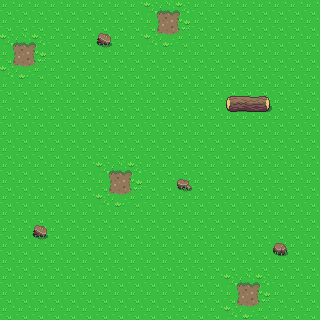

The image is a tile-based game level rendered from a .tmx file. Its description and complete source (layers, tilesets, objects, tile grids) follow:
An orthogonal 20x20 tile map with 16x16 px tiles, 2 tile layers (Ground, Objects) and 5 objects.

<map version="1.10" tiledversion="1.10.1" orientation="orthogonal" renderorder="right-down" width="20" height="20" tilewidth="16" tileheight="16" infinite="0" nextlayerid="4" nextobjectid="17">
 <editorsettings>
  <export target="plains1.lua" format="lua" />
 </editorsettings>
 <tileset firstgid="1" name="Overworld" tilewidth="16" tileheight="16" tilecount="1440" columns="40">
  <image source="../images/gfx/Overworld.png" width="640" height="576" />
 </tileset>
 <layer id="1" name="Ground" width="20" height="20">
  <data encoding="csv">
1,1,1,1,1,1,1,1,1,1161,1162,1163,1,1,1,1,1,1,1,1,
1,1,1,1,1,1,1,1,1,1201,1202,1203,1,1,1,1,1,1,1,1,
1161,1162,1163,1,1,1,1,1,1,1241,1242,1243,1,1,1,1,1,1,1,1,
1201,1202,1203,1,1,1,1,1,1,1,1,1,1,1,1,1,1,1,1,1,
1241,1242,1243,1,1,1,1,1,1,1,1,1,1,1,1,1,1,1,1,1,
1,1,1,1,1,1,1,1,1,1,1,1,1,1,1,1,1,1,1,1,
1,1,1,1,1,1,1,1,1,1,1,1,1,1,1,1,1,1,1,1,
1,1,1,1,1,1,1,1,1,1,1,1,1,1,1,1,1,1,1,1,
1,1,1,1,1,1,1,1,1,1,1,1,1,1,1,1,1,1,1,1,
1,1,1,1,1,1,1,1,1,1,1,1,1,1,1,1,1,1,1,1,
1,1,1,1,1,1,1161,1162,1163,1,1,1,1,1,1,1,1,1,1,1,
1,1,1,1,1,1,1201,1202,1203,1,1,1,1,1,1,1,1,1,1,1,
1,1,1,1,1,1,1241,1242,1243,1,1,1,1,1,1,1,1,1,1,1,
1,1,1,1,1,1,1,1,1,1,1,1,1,1,1,1,1,1,1,1,
1,1,1,1,1,1,1,1,1,1,1,1,1,1,1,1,1,1,1,1,
1,1,1,1,1,1,1,1,1,1,1,1,1,1,1,1,1,1,1,1,
1,1,1,1,1,1,1,1,1,1,1,1,1,1,1,1,1,1,1,1,
1,1,1,1,1,1,1,1,1,1,1,1,1,1,1161,1162,1163,1,1,1,
1,1,1,1,1,1,1,1,1,1,1,1,1,1,1201,1202,1203,1,1,1,
1,1,1,1,1,1,1,1,1,1,1,1,1,1,1241,1242,1243,1,1,1
</data>
 </layer>
 <layer id="2" name="Objects" width="20" height="20">
  <data encoding="csv">
0,0,0,0,0,0,0,0,0,0,0,0,0,0,0,0,0,0,0,0,
0,0,0,0,0,0,0,0,0,0,0,0,0,0,0,0,0,0,0,0,
0,0,0,0,0,0,208,0,0,0,0,0,0,0,0,0,0,0,0,0,
0,0,0,0,0,0,0,0,0,0,0,0,0,0,0,0,0,0,0,0,
0,0,0,0,0,0,0,0,0,0,0,0,0,0,0,0,0,0,0,0,
0,0,0,0,0,0,0,0,0,0,0,0,0,0,0,0,0,0,0,0,
0,0,0,0,0,0,0,0,0,0,0,0,0,0,204,205,206,0,0,0,
0,0,0,0,0,0,0,0,0,0,0,0,0,0,0,0,0,0,0,0,
0,0,0,0,0,0,0,0,0,0,0,0,0,0,0,0,0,0,0,0,
0,0,0,0,0,0,0,0,0,0,0,0,0,0,0,0,0,0,0,0,
0,0,0,0,0,0,0,0,0,0,0,0,0,0,0,0,0,0,0,0,
0,0,0,0,0,0,0,0,0,0,0,210,0,0,0,0,0,0,0,0,
0,0,0,0,0,0,0,0,0,0,0,0,0,0,0,0,0,0,0,0,
0,0,0,0,0,0,0,0,0,0,0,0,0,0,0,0,0,0,0,0,
0,0,208,0,0,0,0,0,0,0,0,0,0,0,0,0,0,0,0,0,
0,0,0,0,0,0,0,0,0,0,0,0,0,0,0,0,0,209,0,0,
0,0,0,0,0,0,0,0,0,0,0,0,0,0,0,0,0,0,0,0,
0,0,0,0,0,0,0,0,0,0,0,0,0,0,0,0,0,0,0,0,
0,0,0,0,0,0,0,0,0,0,0,0,0,0,0,0,0,0,0,0,
0,0,0,0,0,0,0,0,0,0,0,0,0,0,0,0,0,0,0,0
</data>
 </layer>
 <objectgroup id="3" name="Walls">
  <object id="6" x="224" y="96" width="48" height="16" />
  <object id="11" x="96" y="32" width="16" height="16" />
  <object id="12" x="32" y="224" width="16" height="16" />
  <object id="13" x="272" y="240" width="16" height="16" />
  <object id="15" x="176" y="176" width="16" height="16" />
 </objectgroup>
</map>
